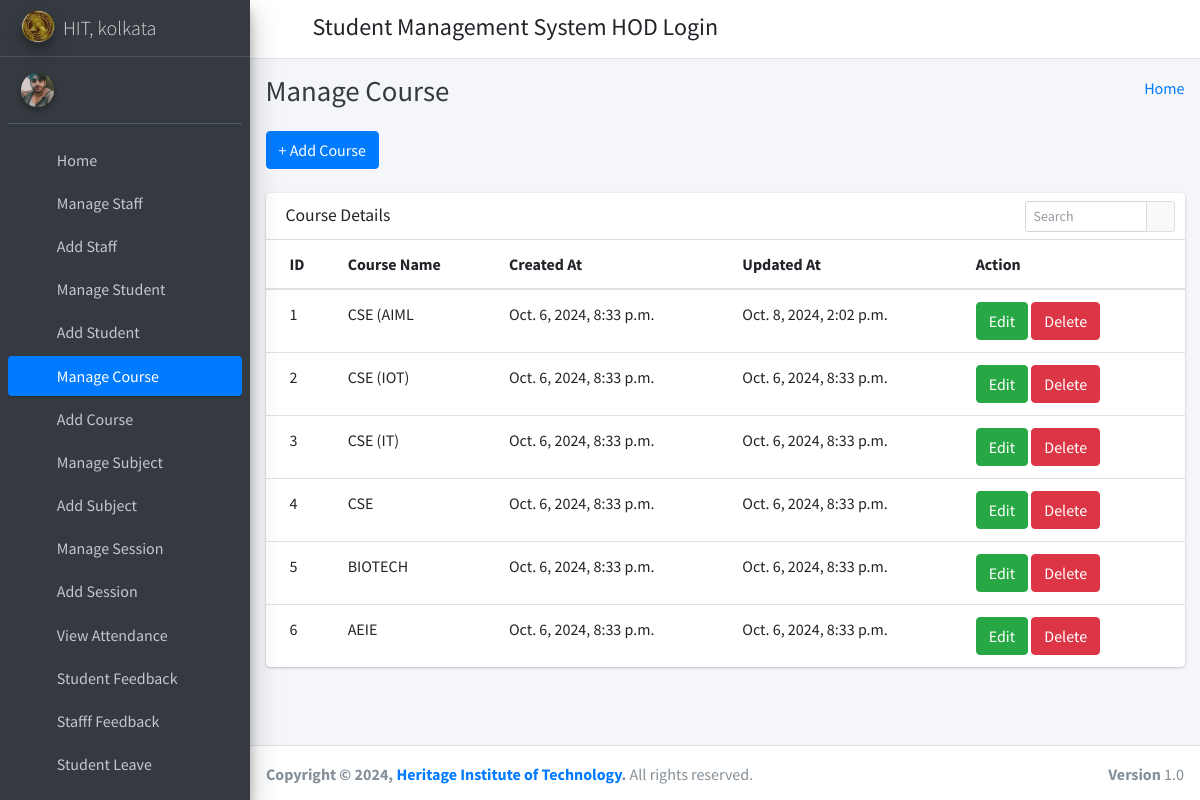
/manage_course/ (signed in), run on the app's committed database.
### student_management_app/models.py (models this page shows)
class Courses(models.Model):
    id = models.AutoField(primary_key=True)
    course_name = models.CharField(max_length=255)
    created_at = models.DateTimeField(auto_now_add=True)
    updated_at = models.DateTimeField(auto_now=True)
    objects = models.Manager()

### student_management_app/HodViews.py (the view)
# urls.py: path('manage_course/', HodViews.manage_course, name="manage_course"),
def manage_course(request):
    courses = Courses.objects.all()
    context = {
        "courses": courses
    }
    return render(request, 'hod_template/manage_course_template.html', context)

### student_management_app/LoginCheckMiddleWare.py (called while the page is built, shortened)
    def process_view(self, request, view_func, view_args, view_kwargs):
        modulename = view_func.__module__
        user = request.user
        if user.is_authenticated:
            if user.user_type == "1":
                if modulename == "student_management_app.HodViews":
                    pass
                elif modulename == "student_management_app.views" or modulename == "django.views.static":
                    pass
                else:
                    return redirect("admin_home")
            else:
                return redirect("login")
        else:
            if request.path == reverse("login") or request.path == reverse("doLogin"):
                pass
            else:
                return redirect("login")

### student_management_app/templates/hod_template/manage_course_template.html (shortened to what this page needs)
{% extends 'hod_template/base_template.html' %} {% block page_title %} Manage
Course {% endblock page_title %} {% block main_content %} {% load static %}
<section class="content">
  <div class="container-fluid">
    <a class="btn btn-primary" href="{% url 'add_course' %}" role="button"
      >+ Add Course</a
    >
    <br />&nbsp;
    <div class="row">
      <div class="col-md-12">
        <div class="card">
          <div class="card-header">
            <h3 class="card-title">Course Details</h3>
            <div class="card-tools">
              <div class="input-group input-group-sm" style="width: 150px">
                <input
                  type="text"
                  name="table_search"
                  class="form-control float-right"
                  placeholder="Search"
                />
                <div class="input-group-append">
                  <button type="submit" class="btn btn-default">
                    <i class="fas fa-search"></i>
                  </button>
                </div>
              </div>
            </div>
          </div>
          <div class="card-body table-responsive p-0">
            <table class="table table-hover text-nowrap">
              <thead>
                <tr>
                  <th>ID</th>
                  <th>Course Name</th>
                  <th>Created At</th>
                  <th>Updated At</th>
                  <th>Action</th>
                </tr>
              </thead>
              <tbody>
                {% for course in courses %}
                <tr>
                  <td>{{ course.id }}</td>
                  <td>{{ course.course_name }}</td>
                  <td>{{ course.created_at }}</td>
                  <td>{{ course.updated_at }}</td>
                  <td>
                    <a
                      href="{% url 'edit_course' course.id %}"
                      class="btn btn-success"
                      >Edit</a
                    >
                    <a
                      href="{% url 'delete_course' course.id %}"
                      class="btn btn-danger"
                      >Delete</a
                    >
                  </td>
                </tr>
                {% endfor %}
              </tbody>
            </table>
          </div>
        </div>
      </div>
    </div>
  </div>
</section>
{% endblock main_content %}

### data on the page
Courses: id "1", course_name "CSE (AIML", created_at "Oct. 6, 2024, 8:33 p.m.", updated_at "Oct. 8, 2024, 2:02 p.m."
Courses: id "2", course_name "CSE (IOT)", created_at "Oct. 6, 2024, 8:33 p.m.", updated_at "Oct. 6, 2024, 8:33 p.m."
Courses: id "3", course_name "CSE (IT)", created_at "Oct. 6, 2024, 8:33 p.m.", updated_at "Oct. 6, 2024, 8:33 p.m."
Courses: id "4", course_name "CSE", created_at "Oct. 6, 2024, 8:33 p.m.", updated_at "Oct. 6, 2024, 8:33 p.m."
Courses: id "5", course_name "BIOTECH", created_at "Oct. 6, 2024, 8:33 p.m.", updated_at "Oct. 6, 2024, 8:33 p.m."
Courses: id "6", course_name "AEIE", created_at "Oct. 6, 2024, 8:33 p.m.", updated_at "Oct. 6, 2024, 8:33 p.m."
